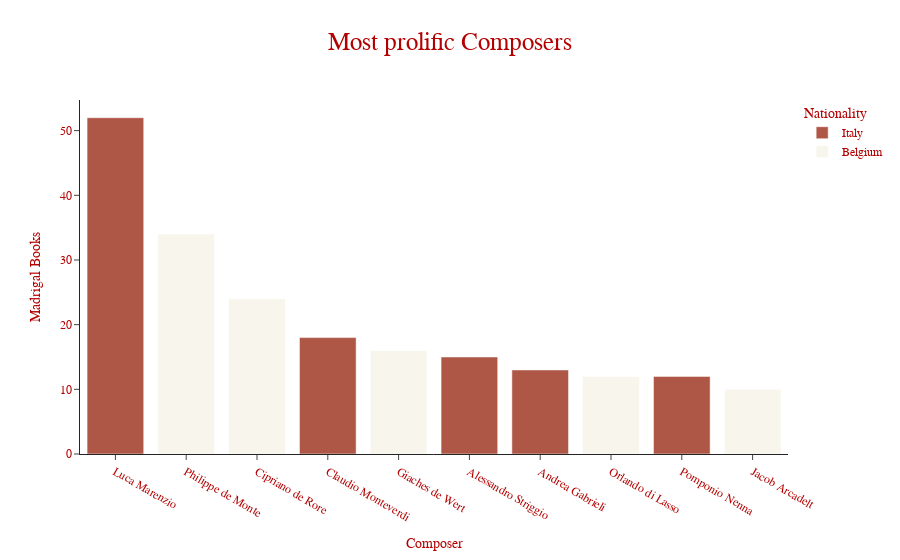

The notebook cell this image was saved under:
### Code cell
viz1 = px.bar(prova, x="Composer", y="Madrigal Books", title="Most prolific Composers", color="Nationality",
             color_discrete_map={ # replaces default color mapping by value
                "Italy": "#ae5747", "Belgium": "#f8f5ed"},
              template='simple_white', hover_name="Composer", hover_data={'Nationality':False, 'Composer':False},
              
              category_orders = {'Composer': ['Luca Marenzio', 'Philippe de Monte', 'Cipriano de Rore', 'Claudio Monteverdi', 'Giaches de Wert', 'Alessandro Striggio', 'Andrea Gabrieli', 'Orlando di Lasso', 'Pomponio Nenna', 'Jacob Arcadelt']}
             )
viz1.layout.title.font = dict(
                        color='#b30000', family='Trebuchet MS', size=25)
# align plot title
viz1.layout.title.x = 0.5
viz1.layout.title.xanchor = 'center'

viz1.layout.font = dict(
                    family='Trebuchet MS', color='#b30000')

viz1.layout.hoverlabel.bgcolor = '#ffffff'
viz1.layout.hoverlabel.bordercolor = '#cc0000'
# viz1.layout.hoverlabel.
viz1.layout.hoverlabel.font = dict(
                                color='#cc0000', family='Trebuchet MS')
viz1

### Figure 1 — Plotly figure (JSON) as saved in the notebook; plotly's stock layout.template omitted (floating-point values rounded to 4 significant figures)
{"data": [{"alignmentgroup": "True", "customdata": [["Italy"], ["Italy"], ["Italy"], ["Italy"], ["Italy"]], "hovertemplate": "<b>%{hovertext}</b><br><br>Madrigal Books=%{y}<extra></extra>", "hovertext": ["Luca Marenzio", "Claudio Monteverdi", "Alessandro Striggio", "Andrea Gabrieli", "Pomponio Nenna"], "legendgroup": "Italy", "marker": {"color": "#ae5747", "pattern": {"shape": ""}}, "name": "Italy", "offsetgroup": "Italy", "orientation": "v", "showlegend": true, "textposition": "auto", "type": "bar", "x": ["Luca Marenzio", "Claudio Monteverdi", "Alessandro Striggio", "Andrea Gabrieli", "Pomponio Nenna"], "xaxis": "x", "y": [52, 18, 15, 13, 12], "yaxis": "y"}, {"alignmentgroup": "True", "customdata": [["Belgium"], ["Belgium"], ["Belgium"], ["Belgium"], ["Belgium"]], "hovertemplate": "<b>%{hovertext}</b><br><br>Madrigal Books=%{y}<extra></extra>", "hovertext": ["Philippe de Monte", "Cipriano de Rore", "Giaches de Wert", "Orlando di Lasso", "Jacob Arcadelt"], "legendgroup": "Belgium", "marker": {"color": "#f8f5ed", "pattern": {"shape": ""}}, "name": "Belgium", "offsetgroup": "Belgium", "orientation": "v", "showlegend": true, "textposition": "auto", "type": "bar", "x": ["Philippe de Monte", "Cipriano de Rore", "Giaches de Wert", "Orlando di Lasso", "Jacob Arcadelt"], "xaxis": "x", "y": [34, 24, 16, 12, 10], "yaxis": "y"}], "layout": {"barmode": "relative", "font": {"color": "#b30000", "family": "Trebuchet MS"}, "hoverlabel": {"bgcolor": "#ffffff", "bordercolor": "#cc0000", "font": {"color": "#cc0000", "family": "Trebuchet MS"}}, "legend": {"title": {"text": "Nationality"}, "tracegroupgap": 0}, "title": {"font": {"color": "#b30000", "family": "Trebuchet MS", "size": 25}, "text": "Most prolific Composers", "x": 0.5, "xanchor": "center"}, "xaxis": {"anchor": "y", "categoryarray": ["Luca Marenzio", "Philippe de Monte", "Cipriano de Rore", "Claudio Monteverdi", "Giaches de Wert", "Alessandro Striggio", "Andrea Gabrieli", "Orlando di Lasso", "Pomponio Nenna", "Jacob Arcadelt"], "categoryorder": "array", "domain": [0, 1], "title": {"text": "Composer"}}, "yaxis": {"anchor": "x", "domain": [0, 1], "title": {"text": "Madrigal Books"}}}}
